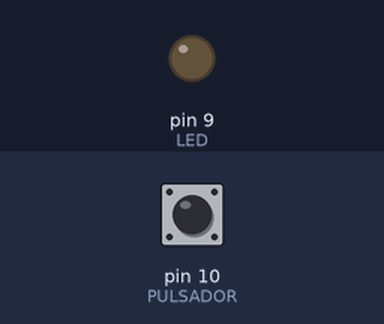
The sketch below on a simulated Arduino Uno, built with avr-gcc and run on an emulated ATmega328P. Shown: output pins drawn as LEDs (lit = HIGH). Inputs (shaded band) come from the test bench; at power-on: pin 10 (PULSADOR) LOW.

Above: at 1.2 s.
1.3 s: pin 10 (PULSADOR) pulled HIGH for 0.15 s
At 2.4 s:
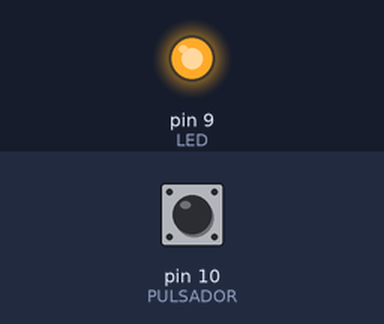
2.9 s: pin 10 (PULSADOR) pulled HIGH for 1 s
At 3.7 s:
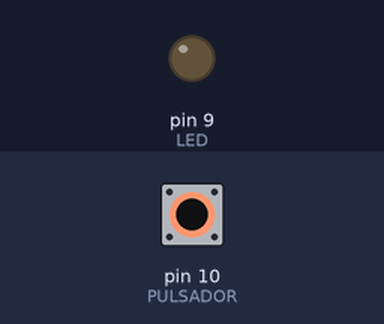
5.4 s: pin 10 (PULSADOR) pulled HIGH for 3.2 s
At 6.8 s:
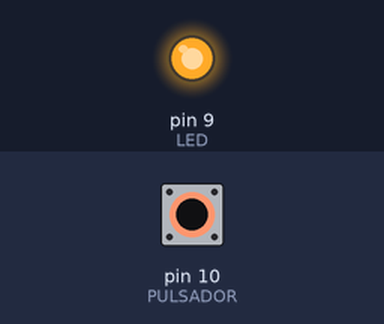
Timing chart, 0 to 8.4 s (numbered marks = the images above; inputs shaded):
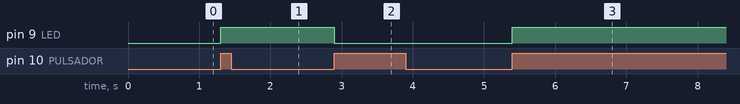

Measured:
- after the input at 1.3 s, pin 9 (LED): LOW → HIGH at once
- after the input at 2.9 s, pin 9 (LED): HIGH → LOW at once
- after the input at 5.4 s, pin 9 (LED): LOW → HIGH at once

The sketch:

08_led_interruptor.ino
```cpp
//Se define constante LED con valor 9
#define LED 9
//Se define constante PULSADOR con valor 10
#define PULSADOR 10

//Variable para estado actual del pulsador
bool state_pul;
//Variable para estado anterior del pulsador
bool state_pul_old;
//Variable para estado del led
bool state_led = LOW;


void setup() {
  pinMode(LED, OUTPUT);
  pinMode(PULSADOR, INPUT);
  digitalWrite(LED, LOW);
}

void loop() {

  //Se lee la entrada del pulsador
  state_pul = digitalRead(PULSADOR);

  //Solo si el estado actual del pulsador es 'HIGH' y en la iteración
  //anterior fue 'LOW', significa que estamos ante una nueva pulsación,
  //por tanto cambiamos el estado del LED
  if((state_pul == HIGH) && (state_pul_old == LOW)){
    state_led = !state_led;
  }

  digitalWrite(LED, state_led);

  state_pul_old = state_pul;

  delay(100);

}
```
